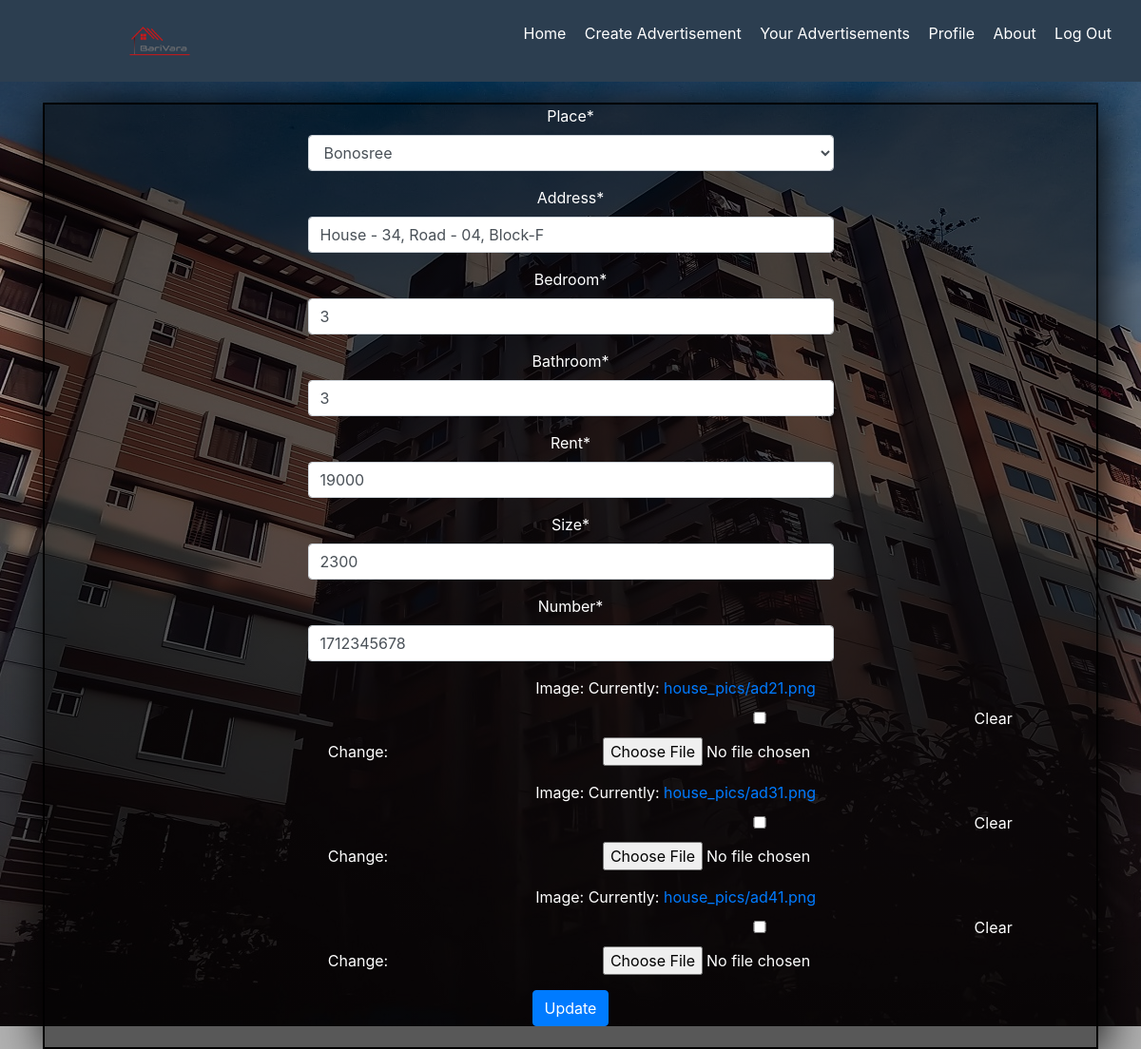
Page /BariVara/advertisement_edit/11/ (signed in) on the committed database.
### BariVara/models.py (models this page shows, shortened)
class advertisements(models.Model):
    PLACE=[
        ('mothijheel', 'Mothijheel'),
        ('bonosree', 'Bonosree'),
        ('mirpur', 'Mirpur'),
        ('khilgao', 'Khilgao'),
        ('gulshan', 'Gulshan'),
        ('badda', 'Badda'),
        ('uttora', 'Uttora'),
        ('banani', 'Banani'),
    ]
    place=models.CharField(max_length=30,choices=PLACE)
    address=models.CharField(max_length=50)
    bedroom=models.PositiveSmallIntegerField()
    bathroom=models.PositiveSmallIntegerField()
    rent=models.PositiveIntegerField()
    size=models.PositiveIntegerField()
    date_posted=models.DateTimeField(default=timezone.now)
    owner= models.ForeignKey(User,on_delete=models.CASCADE)
    number=models.PositiveIntegerField(null=True)

### BariVara/views.py (the view)
# urls.py: path('advertisement_edit/<int:id>/', views.advertisement_edit, name='advertisement_edit'),
def advertisement_edit(request, id):
    advertisement = get_object_or_404(advertisements, id=id)
    ImageFormset= modelformset_factory(images,fields=('image',),extra=3, max_num=3)
    if advertisement.owner != request.user:
        raise Http404()
    if request.method == "POST":
        form = advertisementEditForm(request.POST or None, instance=advertisement)
        formset=ImageFormset(request.POST or None, request.FILES or None)
        if form.is_valid() and formset.is_valid():
            form.save()
            print(formset.cleaned_data)
            data = images.objects.filter(advertisement=advertisement)
            for index, f in enumerate(formset):
                if f.cleaned_data:
                    if f.cleaned_data['id'] is None:
                        photo=images(advertisement=advertisement,image=f.cleaned_data['image'])
                        photo.save()
                    elif f.cleaned_data['image'] is False:
                        photo = images.objects.get(id=request.POST.get('form-'+str(index)+'-id'))
                        photo.delete()
                    else:
                        photo=images(advertisement=advertisement,image=f.cleaned_data['image'])
                        d = images.objects.get(id=data[index].id)
                        d.image = photo.image
                        d.save()
            return HttpResponseRedirect(advertisement.get_absolute_url())
    else:
        form = advertisementEditForm(instance=advertisement)
        formset = ImageFormset(queryset=images.objects.filter(advertisement=advertisement))
        context = {
            'form': form,
            'advertisement': advertisement,
            'formset':formset,
        }
    return render(request, 'Barivara/advertisement_edit.html', context)

### BariVara/forms.py
class advertisementEditForm(forms.ModelForm):
    class Meta:
        model= models.advertisements
        fields=['place','address','bedroom','bathroom','rent','size','number',]

### BariVara/templates/BariVara/advertisement_edit.html (shortened to what this page needs)
{% extends "BariVara/Base.html" %}
{% load crispy_forms_tags %}
{% block content %}
<div class="container">
<form action ="" method="POST" enctype="multipart/form-data">
    {{ form|crispy }}
    {% for f in formset %}
        {{ f.as_p }}
    {% endfor %}
    <button class="btn btn btn-primary" type="submit"> Update </button>
</form>
</div>
{% endblock content %}

### BariVara/templates/BariVara/Base.html (style rules this page uses)
body { background-color: #2C3E50; background:linear-gradient(rgba(0,0,0,.3),rgba(0,0,0,.3)),url('/BariVara/static/BariVara/City5.jpg') no-repeat; }

### BariVara/templates/BariVara/advertisement_edit.html (style rules this page uses)
.container form { margin-top: 2%; height: auto; top: 50%; left: 50%; box-sizing: border-box; border: 2px solid black; text-align: center; color:white; box-shadow: 5px 5px 50px #000; padding-bottom: 2%; background-color: rgba(0, 0, 0, 0.5); }
.container form input { width: 50%; margin-left: 25%; }
.container #div_id_place { width: 50%; margin-left: 25%; }
.container p { margin-left: 20%; }

### rows in the picture
advertisements: place "Bonosree", address "House - 34, Road - 04, Block-F", bedroom "3", bathroom "3", rent "19000", size "2300", number "1712345678"
